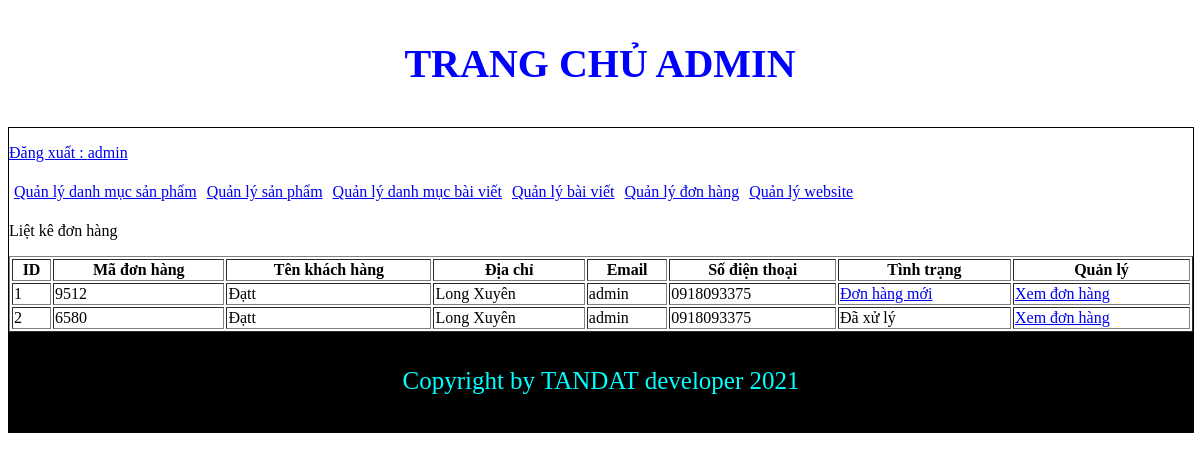
The app's page /admincp/index.php?action=quanlydonhang&query=lietke (signed in) with its own data.
### tables this page shows
CREATE TABLE `tbl_cart` (
  `id_cart` int(11) NOT NULL,
  `id_khachhang` int(11) NOT NULL,
  `code_cart` varchar(10) NOT NULL,
  `cart_status` int(11) NOT NULL
);

CREATE TABLE `tbl_dangky` (
  `id_dangky` int(11) NOT NULL,
  `tenkhachhang` varchar(200) NOT NULL,
  `email` varchar(100) NOT NULL,
  `diachi` varchar(200) NOT NULL,
  `matkhau` varchar(100) NOT NULL,
  `dienthoai` varchar(20) NOT NULL
);

### admincp/modules/quanlydonhang/lietke.php (the view)
<p>Liệt kê đơn hàng</p>
<?php
$sql_lietke_dh ="SELECT * FROM tbl_cart, tbl_dangky WHERE tbl_cart.id_khachhang=tbl_dangky.id_dangky ORDER BY tbl_cart.id_cart DESC";
$query_lietke_dh = mysqli_query($mysqli, $sql_lietke_dh);
?>
<table style="width: 100%;" border="1" style="border-collapse: collapse;">
	<tr>
		<th>ID</th>
		<th>Mã đơn hàng</th>
		<th>Tên khách hàng</th>
		<th>Địa chỉ</th>
		<th>Email</th>
		<th>Số điện thoại</th>
		<th>Tình trạng</th>
		<th>Quản lý</th>
	</tr>
	<?php
	$i = 0;
	while ($row = mysqli_fetch_array($query_lietke_dh)) {
		$i++;
	?>
	<tr>
		<td><?php echo $i ?></td>
		<td><?php echo $row['code_cart']?></td>
		<td><?php echo $row['tenkhachhang']?></td>
		<td><?php echo $row['diachi']?></td>
		<td><?php echo $row['email']?></td>
		<td><?php echo $row['dienthoai']?></td>
		<td>
			<?php if($row['cart_status']==1){
				echo '<a href="modules/quanlydonhang/xuly.php?code='.$row['code_cart'].'">Đơn hàng mới</a>';
			}else{
				echo 'Đã xử lý';
			}?>
		</td>
		<td>
			<a href="index.php?action=donhang&query=xemdonhang&code=<?php echo $row['code_cart']?>">Xem đơn hàng</a>
		</td>
	</tr>
	<?php
}
	?>
</table>

### records on screen
tbl_cart: code_cart "9512", tbl_dangky.tenkhachhang "Đạtt", tbl_dangky.diachi "Long Xuyên", tbl_dangky.email "admin", tbl_dangky.dienthoai "0918093375"
tbl_cart: code_cart "6580", tbl_dangky.tenkhachhang "Đạtt", tbl_dangky.diachi "Long Xuyên", tbl_dangky.email "admin", tbl_dangky.dienthoai "0918093375", cart_status "Đã xử lý"

### other values on screen
$_SESSION['dangnhap'] "admin"
